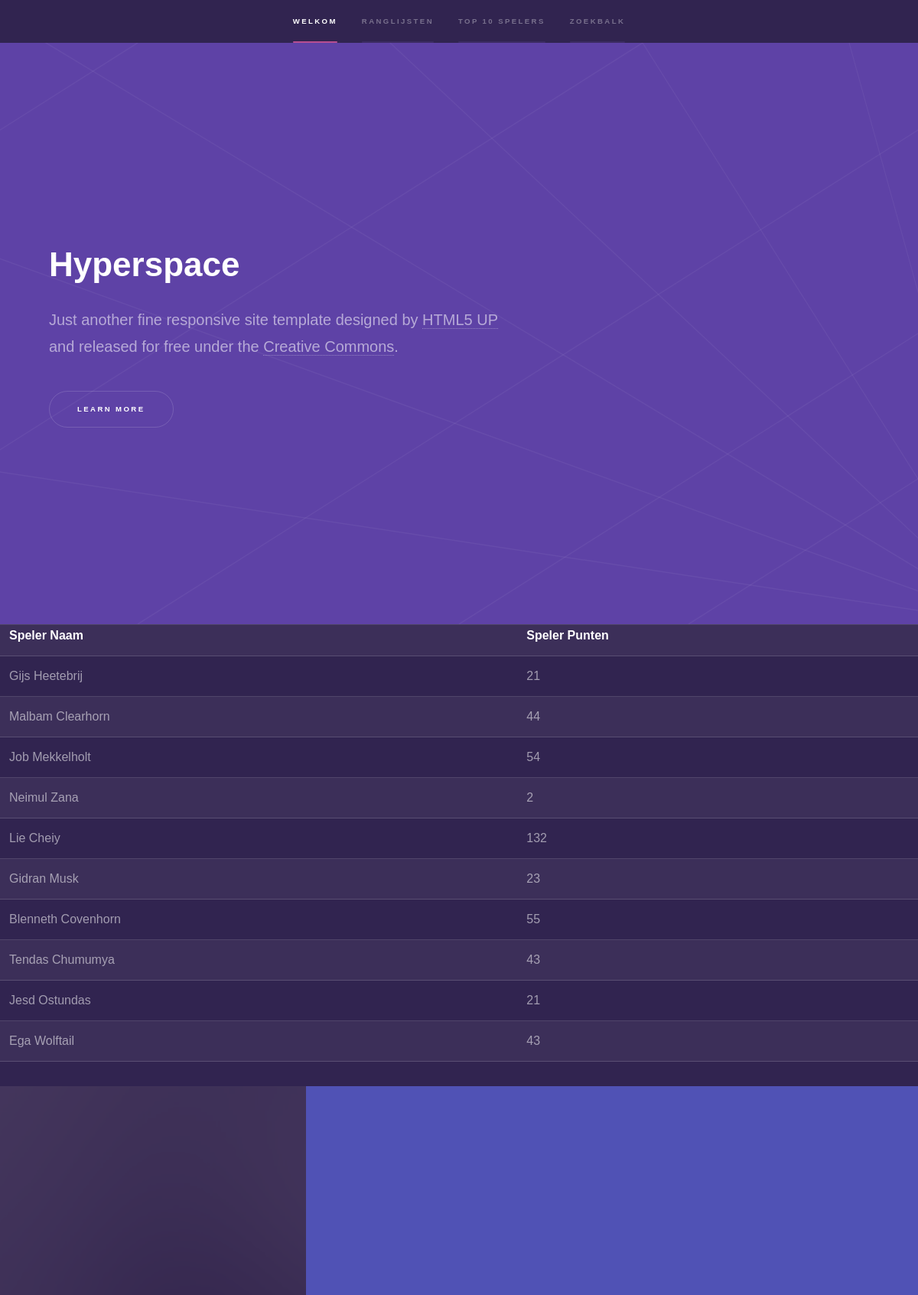
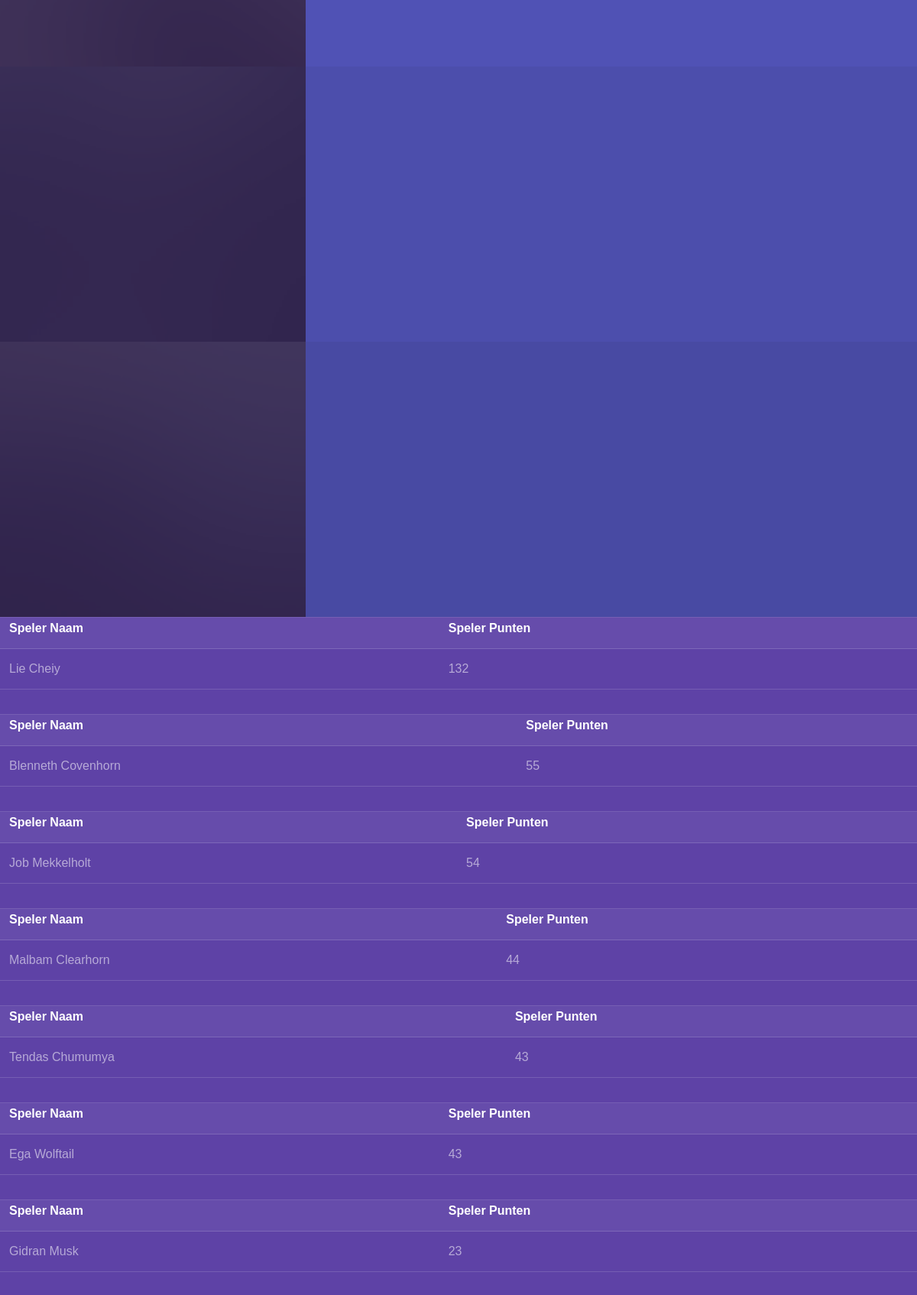
The page / (upper part) on the database its author committed (2 pictures, top to bottom).
### tables this page shows
CREATE TABLE `speler` (
  `speler_id` int(12) NOT NULL,
  `speler_naam` varchar(50) NOT NULL,
  `speler_aantal_punten` int(240) NOT NULL,
  `speler_aantal_jaar` int(240) NOT NULL
);

### functies/functies.php (the view, shortened to what this page needs)
<?php
function leaderboard(){
    $dbhost = "localhost";
    $dbuser = "root";
    $dbpass = "";
    $db = "lanparty";
    $conn = mysqli_connect($dbhost, $dbuser, $dbpass, $db);
    $query = "SELECT speler_naam, speler_aantal_punten FROM speler";
    $sql = mysqli_query($conn, $query);
    if ($sql->num_rows > 0) {
        echo "<table id='sort'><tr><th>Speler Naam</th><th>Speler Punten</th></tr>";
        while ($row = $sql->fetch_assoc()){
            echo "<tr><td>" . $row["speler_naam"] . "</td>
            <td>" . $row["speler_aantal_punten"] . "</td>";
        }
        echo "</table>";
    } else{
        echo "0 results";
    }
}
function getTopTen(){
    $dbhost = "localhost";
    $dbuser = "root";
    $dbpass = "";
    $db = "lanparty";
    $conn = mysqli_connect($dbhost, $dbuser, $dbpass, $db);
    $query = "SELECT * FROM speler ORDER BY speler_aantal_punten DESC LIMIT 10";
    $sql = mysqli_query($conn, $query);
    while ($row = $sql->fetch_assoc()) {
        echo "<table id='sort'><tr><th>Speler Naam</th><th>Speler Punten</th></tr>";
        echo "<tr><td>" . $row["speler_naam"] . "</td>
        <td>" . $row["speler_aantal_punten"] . " </td>";
        echo "</table>";
    }
}

### index.php (shortened to what this page needs)
<?php
require('functies/functies.php');
?>
<!DOCTYPE HTML>
<html>
<head>
	<link rel="stylesheet" href="assets/css/main.css" />
</head>
<body class="is-preload">
	<section id="sidebar">
		<div class="inner">
			<nav>
				<ul>
					<li><a href="#intro">welkom</a></li>
					<li><a href="#one">ranglijsten</a></li>
					<li><a href="#two">top 10 spelers</a></li>
					<li><a href="#three">zoekbalk</a></li>
				</ul>
			</nav>
		</div>
	</section>
	<div id="wrapper">
		<section id="intro" class="wrapper style1 fullscreen fade-up">
			<div class="inner">
				<h1>Hyperspace</h1>
				<p>Just another fine responsive site template designed by <a href="http://html5up.net">HTML5 UP</a><br />
					and released for free under the <a href="http://html5up.net/license">Creative Commons</a>.</p>
				<ul class="actions">
					<li><a href="#one" class="button scrolly">Learn more</a></li>
				</ul>
			</div>
		</section>
		<?php
		leaderboard();
		?>
		<section id="one" class="wrapper style2 spotlights">
			<section>
				<a href="#" class="image"><img src="images/pic01.jpg" alt="" data-position="center center" /></a>
				<div class="content">
				</div>
			</section>
			<section>
				<a href="#" class="image"><img src="images/pic02.jpg" alt="" data-position="top center" /></a>
				<div class="content">
				</div>
			</section>
			<section>
				<a href="#" class="image"><img src="images/pic03.jpg" alt="" data-position="25% 25%" /></a>
				<div class="content">
				</div>
			</section>
		</section>
					<section id="two" class="wrapper style1 fade-up">
					<div>
						<?php
						echo getTopTen();
						?>
					</div>
					</section>
				</div>
</body>
</html>

### rows shown on the page
speler: speler_naam "Gijs Heetebrij", speler_aantal_punten "21"
speler: speler_naam "Malbam Clearhorn", speler_aantal_punten "44"
speler: speler_naam "Job Mekkelholt", speler_aantal_punten "54"
speler: speler_naam "Neimul Zana", speler_aantal_punten "2"
speler: speler_naam "Lie Cheiy", speler_aantal_punten "132"
speler: speler_naam "Gidran Musk", speler_aantal_punten "23"
speler: speler_naam "Blenneth Covenhorn", speler_aantal_punten "55"
speler: speler_naam "Tendas Chumumya", speler_aantal_punten "43"
speler: speler_naam "Jesd Ostundas", speler_aantal_punten "21"
speler: speler_naam "Ega Wolftail", speler_aantal_punten "43"
